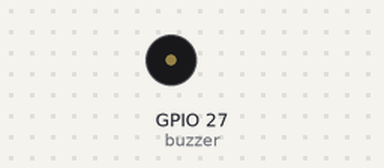
A sketch run on a simulated ESP32. On the bench: buzzer (waves = sounding).

Above: at 0.5 s.
At 5.0 s:
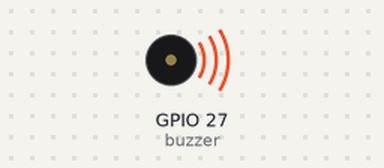
Timing chart, 0 to 6.9 s (numbered marks = the images above):
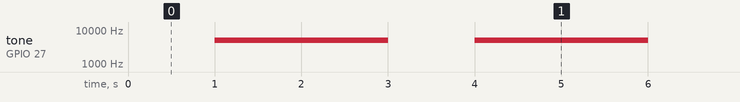

The sketch:

PWM-Fading.ino
```cpp
const int buzzer = 27;
const int freq = 5000;
const int channel = 0;
const int res = 8; //resolution

void setup(){
  ledcSetup(channel, freq, res);

  // attach the channel to the GPIO to be controlled
  ledcAttachPin(buzzer, channel);
}

void loop(){
  ledcWrite(channel, 255);
  delay(1000);
  ledcWrite(channel, 180);
  delay(1000);
  ledcWrite(channel, 100);
  delay(1000);

//  for(int dutyCycle = 0; dutyCycle <= 255; dutyCycle++){
//    ledcWrite(channel, dutyCycle);
//    delay(15);
//  }
//
//  // decrease the LED brightness
//  for(int dutyCycle = 255; dutyCycle >= 0; dutyCycle--){
//    ledcWrite(channel, dutyCycle);
//    delay(15);
//  }
}
```

Measured:
- by itself, tone on GPIO 27 (buzzer): alternates 5000 Hz for 2.0 s and silent for 1.0 s
